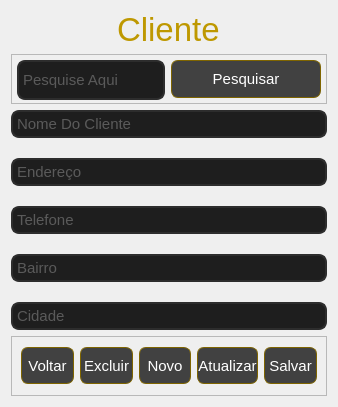
            <widget class="QWidget" name="page_2">
             <layout class="QVBoxLayout" name="verticalLayout_6">
              <item alignment="Qt::AlignHCenter">
               <widget class="QLabel" name="label_7">
                <property name="maximumSize">
                 <size>
                  <width>16777215</width>
                  <height>60</height>
                 </size>
                </property>
                <property name="font">
                 <font>
                  <pointsize>25</pointsize>
                 </font>
                </property>
                <property name="styleSheet">
                 <string notr="true">color: rgb(190, 152, 0);</string>
                </property>
                <property name="text">
                 <string>Cliente</string>
                </property>
               </widget>
              </item>
              <item>
               <widget class="QFrame" name="frame">
                <property name="maximumSize">
                 <size>
                  <width>16777215</width>
                  <height>50</height>
                 </size>
                </property>
                <property name="frameShape">
                 <enum>QFrame::StyledPanel</enum>
                </property>
                <property name="frameShadow">
                 <enum>QFrame::Raised</enum>
                </property>
                <layout class="QHBoxLayout" name="horizontalLayout_6">
                 <property name="leftMargin">
                  <number>5</number>
                 </property>
                 <property name="topMargin">
                  <number>5</number>
                 </property>
                 <property name="rightMargin">
                  <number>5</number>
                 </property>
                 <property name="bottomMargin">
                  <number>5</number>
                 </property>
                 <item>
                  <widget class="QLineEdit" name="input_pesquisa">
                   <property name="minimumSize">
                    <size>
                     <width>0</width>
                     <height>40</height>
                    </size>
                   </property>
                   <property name="maximumSize">
                    <size>
                     <width>16777215</width>
                     <height>40</height>
                    </size>
                   </property>
                   <property name="font">
                    <font>
                     <pointsize>11</pointsize>
                    </font>
                   </property>
                   <property name="styleSheet">
                    <string notr="true">QLineEdit {
	border: 2px solid rgb(45, 45, 45);
	border-radius: 8px;
	padding: 2px;
	background-color: rgb(30, 30, 30);	
	color: rgb(150, 150, 150);
}
QLineEdit:hover {
	border: 2px solid rgb(100,100, 100);
}
QLineEdit:focus {
	border: 2px solid rgb(255, 207, 0);	
	color: rgb(200, 200, 200);
}</string>
                   </property>
                   <property name="placeholderText">
                    <string>Pesquise Aqui</string>
                   </property>
                  </widget>
                 </item>
                 <item>
                  <widget class="QPushButton" name="btn_pesquisar">
                   <property name="minimumSize">
                    <size>
                     <width>150</width>
                     <height>37</height>
                    </size>
                   </property>
                   <property name="maximumSize">
                    <size>
                     <width>16777215</width>
                     <height>40</height>
                    </size>
                   </property>
                   <property name="font">
                    <font>
                     <pointsize>11</pointsize>
                    </font>
                   </property>
                   <property name="styleSheet">
                    <string notr="true">QPushButton {
	color: rgb(255, 255, 255);
	background-color: rgb(65, 65, 65);
	border: 1px solid;
    border-radius:7px;
	
	border-color: rgb(127, 101, 0);
}

QPushButton:hover {
	background-color: rgb(255, 207,0);
    color: rgb(0, 0, 0);
}</string>
                   </property>
                   <property name="text">
                    <string>Pesquisar</string>
                   </property>
                  </widget>
                 </item>
                </layout>
               </widget>
              </item>
              <item>
               <layout class="QGridLayout" name="gridLayout">
                <property name="verticalSpacing">
                 <number>20</number>
                </property>
                <item row="3" column="0">
                 <widget class="QLineEdit" name="input_bairro">
                  <property name="maximumSize">
                   <size>
                    <width>16777215</width>
                    <height>40</height>
                   </size>
                  </property>
                  <property name="font">
                   <font>
                    <pointsize>11</pointsize>
                   </font>
                  </property>
                  <property name="styleSheet">
                   <string notr="true">QLineEdit {
	border: 2px solid rgb(45, 45, 45);
	border-radius: 8px;
	padding: 2px;
	background-color: rgb(30, 30, 30);	
	color: rgb(150, 150, 150);
}
QLineEdit:hover {
	border: 2px solid rgb(100,100, 100);
}
QLineEdit:focus {
	border: 2px solid rgb(255, 207, 0);	
	color: rgb(200, 200, 200);
}</string>
                  </property>
                  <property name="placeholderText">
                   <string>Bairro </string>
                  </property>
                 </widget>
                </item>
                <item row="1" column="0">
                 <widget class="QLineEdit" name="input_endereco">
                  <property name="maximumSize">
                   <size>
                    <width>16777215</width>
                    <height>40</height>
                   </size>
                  </property>
                  <property name="font">
                   <font>
                    <pointsize>11</pointsize>
                   </font>
                  </property>
                  <property name="styleSheet">
                   <string notr="true">QLineEdit {
	border: 2px solid rgb(45, 45, 45);
	border-radius: 8px;
	padding: 2px;
	background-color: rgb(30, 30, 30);	
	color: rgb(150, 150, 150);
}
QLineEdit:hover {
	border: 2px solid rgb(100,100, 100);
}
QLineEdit:focus {
	border: 2px solid rgb(255, 207, 0);	
	color: rgb(200, 200, 200);
}</string>
                  </property>
                  <property name="placeholderText">
                   <string>Endereço</string>
                  </property>
                 </widget>
                </item>
                <item row="2" column="0">
                 <widget class="QLineEdit" name="input_telefone">
                  <property name="maximumSize">
                   <size>
                    <width>16777215</width>
                    <height>40</height>
                   </size>
                  </property>
                  <property name="font">
                   <font>
                    <pointsize>11</pointsize>
                   </font>
                  </property>
                  <property name="styleSheet">
                   <string notr="true">QLineEdit {
	border: 2px solid rgb(45, 45, 45);
	border-radius: 8px;
	padding: 2px;
	background-color: rgb(30, 30, 30);	
	color: rgb(150, 150, 150);
}
QLineEdit:hover {
	border: 2px solid rgb(100,100, 100);
}
QLineEdit:focus {
	border: 2px solid rgb(255, 207, 0);	
	color: rgb(200, 200, 200);
}</string>
                  </property>
                  <property name="placeholderText">
                   <string>Telefone</string>
                  </property>
                 </widget>
                </item>
                <item row="0" column="0">
                 <widget class="QLineEdit" name="input_nome">
                  <property name="maximumSize">
                   <size>
                    <width>16777215</width>
                    <height>40</height>
                   </size>
                  </property>
                  <property name="font">
                   <font>
                    <pointsize>11</pointsize>
                   </font>
                  </property>
                  <property name="styleSheet">
                   <string notr="true">QLineEdit {
	border: 2px solid rgb(45, 45, 45);
	border-radius: 8px;
	padding: 2px;
	background-color: rgb(30, 30, 30);	
	color: rgb(150, 150, 150);
}
QLineEdit:hover {
	border: 2px solid rgb(100,100, 100);
}
QLineEdit:focus {
	border: 2px solid rgb(255, 207, 0);	
	color: rgb(200, 200, 200);
}</string>
                  </property>
                  <property name="placeholderText">
                   <string>Nome Do Cliente</string>
                  </property>
                 </widget>
                </item>
                <item row="4" column="0">
                 <widget class="QLineEdit" name="input_cidade">
                  <property name="maximumSize">
                   <size>
                    <width>16777215</width>
                    <height>40</height>
                   </size>
                  </property>
                  <property name="font">
                   <font>
                    <pointsize>11</pointsize>
                   </font>
                  </property>
                  <property name="styleSheet">
                   <string notr="true">QLineEdit {
	border: 2px solid rgb(45, 45, 45);
	border-radius: 8px;
	padding: 2px;
	background-color: rgb(30, 30, 30);	
	color: rgb(150, 150, 150);
}
QLineEdit:hover {
	border: 2px solid rgb(100,100, 100);
}
QLineEdit:focus {
	border: 2px solid rgb(255, 207, 0);	
	color: rgb(200, 200, 200);
}</string>
                  </property>
                  <property name="placeholderText">
                   <string>Cidade</string>
                  </property>
                 </widget>
                </item>
               </layout>
              </item>
              <item>
               <widget class="QFrame" name="frame_2">
                <property name="minimumSize">
                 <size>
                  <width>0</width>
                  <height>60</height>
                 </size>
                </property>
                <property name="maximumSize">
                 <size>
                  <width>16777215</width>
                  <height>80</height>
                 </size>
                </property>
                <property name="frameShape">
                 <enum>QFrame::StyledPanel</enum>
                </property>
                <property name="frameShadow">
                 <enum>QFrame::Raised</enum>
                </property>
                <layout class="QHBoxLayout" name="horizontalLayout_5">
                 <property name="spacing">
                  <number>6</number>
                 </property>
                 <item>
                  <widget class="QPushButton" name="btn_voltar">
                   <property name="minimumSize">
                    <size>
                     <width>0</width>
                     <height>37</height>
                    </size>
                   </property>
                   <property name="font">
                    <font>
                     <pointsize>11</pointsize>
                    </font>
                   </property>
                   <property name="styleSheet">
                    <string notr="true">QPushButton {
	color: rgb(255, 255, 255);
	background-color: rgb(65, 65, 65);
	border: 1px solid;
    border-radius:7px;
	
	border-color: rgb(127, 101, 0);
}

QPushButton:hover {
	background-color: rgb(255, 207,0);
    color: rgb(0, 0, 0);
}</string>
                   </property>
                   <property name="text">
                    <string>Voltar</string>
                   </property>
                  </widget>
                 </item>
                 <item>
                  <widget class="QPushButton" name="btn_excluir">
                   <property name="minimumSize">
                    <size>
                     <width>0</width>
                     <height>37</height>
                    </size>
                   </property>
                   <property name="font">
                    <font>
                     <pointsize>11</pointsize>
                    </font>
                   </property>
                   <property name="styleSheet">
                    <string notr="true">QPushButton {
	color: rgb(255, 255, 255);
	background-color: rgb(65, 65, 65);
	border: 1px solid;
    border-radius:7px;
	
	border-color: rgb(127, 101, 0);
}

QPushButton:hover {
	background-color: rgb(255, 207,0);
    color: rgb(0, 0, 0);
}</string>
                   </property>
                   <property name="text">
                    <string>Excluir</string>
                   </property>
                  </widget>
                 </item>
                 <item>
                  <widget class="QPushButton" name="btn_novo">
                   <property name="minimumSize">
                    <size>
                     <width>0</width>
                     <height>37</height>
                    </size>
                   </property>
                   <property name="font">
                    <font>
                     <pointsize>11</pointsize>
                    </font>
                   </property>
                   <property name="styleSheet">
                    <string notr="true">QPushButton {
	color: rgb(255, 255, 255);
	background-color: rgb(65, 65, 65);
	border: 1px solid;
    border-radius:7px;
	
	border-color: rgb(127, 101, 0);
}

QPushButton:hover {
	background-color: rgb(255, 207,0);
    color: rgb(0, 0, 0);
}</string>
                   </property>
                   <property name="text">
                    <string>Novo</string>
                   </property>
                  </widget>
                 </item>
                 <item>
                  <widget class="QPushButton" name="btn_atualizar">
                   <property name="minimumSize">
                    <size>
                     <width>0</width>
                     <height>37</height>
                    </size>
                   </property>
                   <property name="font">
                    <font>
                     <pointsize>11</pointsize>
                    </font>
                   </property>
                   <property name="styleSheet">
                    <string notr="true">QPushButton {
	color: rgb(255, 255, 255);
	background-color: rgb(65, 65, 65);
	border: 1px solid;
    border-radius:7px;
	
	border-color: rgb(127, 101, 0);
}

QPushButton:hover {
	background-color: rgb(255, 207,0);
    color: rgb(0, 0, 0);
}</string>
                   </property>
                   <property name="text">
                    <string>Atualizar</string>
                   </property>
                  </widget>
                 </item>
                 <item>
                  <widget class="QPushButton" name="btn_salvar">
                   <property name="minimumSize">
                    <size>
                     <width>0</width>
                     <height>37</height>
                    </size>
                   </property>
                   <property name="font">
                    <font>
                     <pointsize>11</pointsize>
                    </font>
                   </property>
                   <property name="styleSheet">
                    <string notr="true">QPushButton {
	color: rgb(255, 255, 255);
	background-color: rgb(65, 65, 65);
	border: 1px solid;
    border-radius:7px;
	
	border-color: rgb(127, 101, 0);
}

QPushButton:hover {
	background-color: rgb(255, 207,0);
    color: rgb(0, 0, 0);
}</string>
                   </property>
                   <property name="text">
                    <string>Salvar</string>
                   </property>
                  </widget>
                 </item>
                </layout>
               </widget>
              </item>
             </layout>
            </widget>
